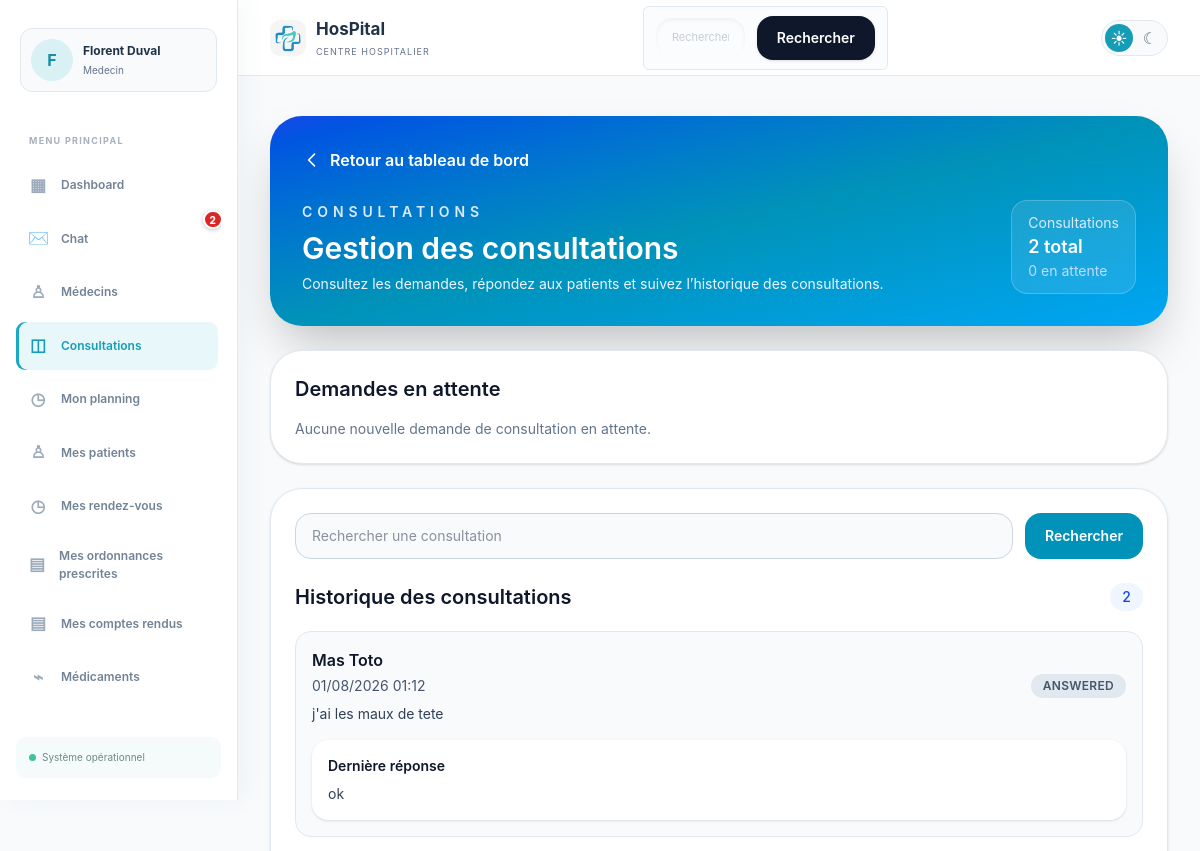
Before: /consultation/medecin/ (signed in, upper part) with the older database file.
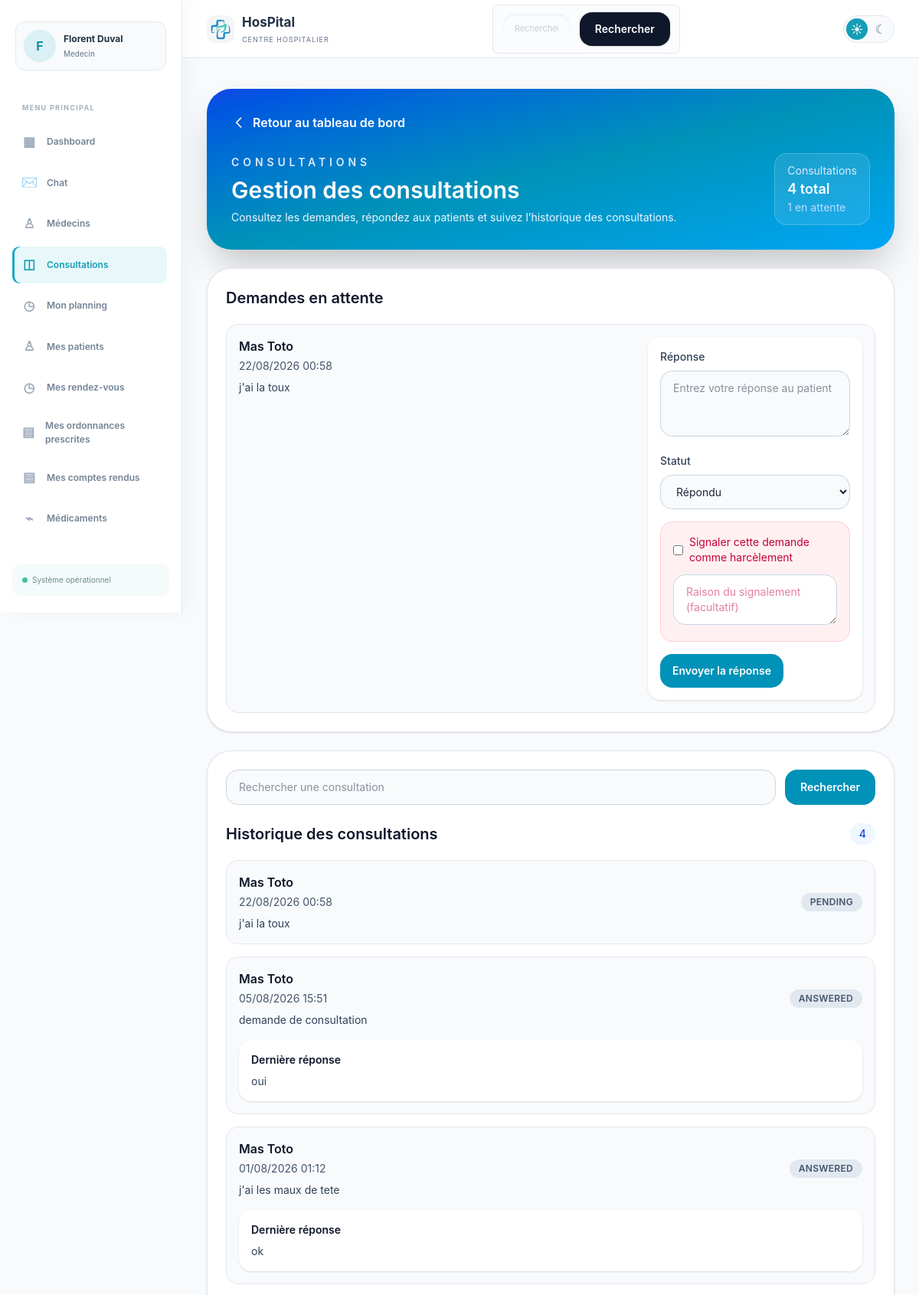
After: the same page with the newer database file.
### hopital/models.py (models this page shows, shortened)
class Consultation(models.Model):
    STATUS_CHOICES = [
        ('pending', 'En attente'),
        ('confirmed', 'Confirmée'),
        ('answered', 'Répondue'),
        ('rejected', 'Rejetée'),
    ]
    patient = models.ForeignKey(CustomUser, on_delete=models.CASCADE, related_name='consultations_patient')
    medecin = models.ForeignKey(CustomUser, on_delete=models.CASCADE, related_name='consultations_medecin')
    date_consultation = models.DateTimeField()
    motif = models.TextField()
    status = models.CharField(max_length=20, choices=STATUS_CHOICES, default='pending')
    reponse_medecin = models.TextField(blank=True, null=True)
    date_creation = models.DateTimeField(auto_now_add=True)

class CustomUser(AbstractUser):
    ROLE_CHOICES = [
        ('user', 'Utilisateur'),
        ('medecin', 'Medecin'),
        ('admin', 'Administrateur'),
        ('secretaire', 'Secretaire'),
    ]
    role = models.CharField(max_length=20, choices=ROLE_CHOICES, default='user')
    nom = models.CharField(max_length=100, blank=True, null=True)
    prenom = models.CharField(max_length=100, blank=True, null=True)
    sexe = models.CharField(max_length=10, blank=True, null=True)
    telephone = models.CharField(max_length=20, blank=True, null=True)
    adresse = models.CharField(max_length=255, blank=True, default='')
    specialite = models.CharField(max_length=100, blank=True, default='')
    langues = models.CharField(max_length=255, blank=True, default='')
    photo_profil = models.ImageField(upload_to='profils/', blank=True, null=True)
    date_naissance = models.DateField(blank=True, null=True)
    medecin_traitant = models.ForeignKey(
        'self',
        on_delete=models.SET_NULL,
        null=True,
        blank=True,
        related_name='patients_suivis'
    )

### hopital/views.py (the view, shortened to what this page needs)
# urls.py: path('consultation/medecin/', medecin_consultation, name='medecin_consultation'),
@login_required
def medecin_consultation(request):
    if request.user.role != 'medecin':
        return redirect('hboard')
    search_query = request.GET.get('q', '').strip()
    def get_pending_consultations_queryset():
        qs = Consultation.objects.filter(medecin=request.user, status='pending').select_related('patient').order_by('-date_creation')
        return qs
    def get_all_consultations_queryset():
        qs = Consultation.objects.filter(medecin=request.user).select_related('patient').order_by('-date_creation')
        return qs
    pending_consultations = get_pending_consultations_queryset()
    all_consultations = get_all_consultations_queryset()
    consultation_count = all_consultations.count()
    pending_count = pending_consultations.count()
    pending_consultations, extra_query_pending_consultations = paginate_queryset(request, pending_consultations, 6, page_param='page_pending_consultations')
    all_consultations, extra_query_all_consultations = paginate_queryset(request, all_consultations, 6, page_param='page_all_consultations')
    message = None
    errors = []
    pending_consultations, extra_query_pending_consultations = paginate_queryset(request, pending_consultations, 6, page_param='page_pending_consultations')
    all_consultations, extra_query_all_consultations = paginate_queryset(request, all_consultations, 6, page_param='page_all_consultations')
    consultation_count = all_consultations.paginator.count
    pending_count = pending_consultations.paginator.count
    return render(request, 'medecin-consultation.html', {
        'pending_consultations': pending_consultations,
        'all_consultations': all_consultations,
        'message': message,
        'errors': errors,
        'consultation_count': consultation_count,
        'pending_count': pending_count,
        'search_query': search_query,
        'extra_query_pending_consultations': extra_query_pending_consultations,
        'page_param_pending_consultations': 'page_pending_consultations',
        'extra_query_all_consultations': extra_query_all_consultations,
        'page_param_all_consultations': 'page_all_consultations',
    })

### hopital/context_processors.py (called while the page is built)
def chat_notifications(request):
    if not request.user.is_authenticated:
        return {'unread_chat_count': 0}
    return {
        'unread_chat_count': ChatMessage.objects.filter(
            receiver=request.user,
            is_read=False,
        ).count(),
    }

### hopital/utils.py (called while the page is built)
def paginate_queryset(request, queryset, per_page=6, page_param='page'):
    paginator = Paginator(queryset, per_page)
    page_number = request.GET.get(page_param, 1)
    try:
        page_obj = paginator.page(page_number)
    except PageNotAnInteger:
        page_obj = paginator.page(1)
    except EmptyPage:
        page_obj = paginator.page(paginator.num_pages)
    extra_query = get_query_string(request, exclude=[page_param])
    return page_obj, extra_query

def get_query_string(request, exclude=None):
    params = request.GET.copy()
    exclude = exclude or []
    for key in exclude:
        params.pop(key, None)
    return params.urlencode()

### hopital/templates/medecin-consultation.html (shortened to what the changed rows need)
{% load static %}
<!DOCTYPE html>
<html lang="fr">
<head>
    <link rel="stylesheet" href="{% static 'css/hboard.css' %}">
    <script src="https://cdn.jsdelivr.net/npm/@tailwindcss/browser@4"></script>
    <link href="./output.css" rel="stylesheet">
</head>
<body class="doctor-consultation-page min-h-screen bg-slate-50 text-slate-800">
    {% include 'header.html' %}
    <main class="mx-auto max-w-7xl px-6 py-10 lg:px-8">
        <section class="rounded-[2rem] bg-gradient-to-br from-blue-700 via-cyan-600 to-sky-500 p-8 text-white shadow-2xl">
            <div class="flex flex-col gap-4 lg:flex-row lg:items-end lg:justify-between">
                <div>
                    <h1 class="mt-2 text-3xl font-semibold">Gestion des consultations</h1>
                </div>
                <div class="rounded-2xl border border-white/20 bg-white/10 px-4 py-3 backdrop-blur">
                    <p class="text-sm text-blue-100">Consultations</p>
                    <p class="text-lg font-semibold">{{ consultation_count }} total</p>
                    <p class="text-sm text-blue-200">{{ pending_count }} en attente</p>
                </div>
            </div>
        </section>
        <section class="mt-6 rounded-[2rem] border border-slate-200 bg-white p-6 shadow-sm">
            <h2 class="text-xl font-semibold text-slate-900">Demandes en attente</h2>
            {% if pending_consultations %}
            <div class="mt-5 space-y-4">
                {% for consultation in pending_consultations %}
                <div class="rounded-2xl border border-slate-200 bg-slate-50 p-4">
                    <div class="grid gap-4 lg:grid-cols-[minmax(0,1fr)_280px]">
                        <div>
                            <p class="font-semibold text-slate-900">{{ consultation.patient.prenom }} {{ consultation.patient.nom }}</p>
                            <p class="mt-1 text-sm text-slate-600">{{ consultation.date_consultation|date:'d/m/Y H:i' }}</p>
                            <p class="mt-2 text-sm text-slate-700">{{ consultation.motif }}</p>
                        </div>
                        <form method="post" class="space-y-4 rounded-2xl bg-white p-4 shadow-sm">
                            <div>
                                <label for="response_{{ consultation.pk }}" class="block text-sm font-medium text-slate-700">Réponse</label>
                                <textarea id="response_{{ consultation.pk }}" name="response" rows="3" class="mt-2 w-full rounded-2xl border border-slate-300 bg-slate-50 px-4 py-3 text-sm outline-none focus:border-cyan-500 focus:bg-white" placeholder="Entrez votre réponse au patient" required></textarea>
                            </div>
                            <div>
                                <label for="status_{{ consultation.pk }}" class="block text-sm font-medium text-slate-700">Statut</label>
                                <select id="status_{{ consultation.pk }}" name="status" class="mt-2 w-full rounded-2xl border border-slate-300 bg-slate-50 px-4 py-3 text-sm outline-none focus:border-cyan-500 focus:bg-white">
                                    <option value="answered">Répondu</option>
                                </select>
                            </div>
                            <div class="consultation-signal-box rounded-2xl border border-rose-200 bg-rose-50 p-4 text-sm text-rose-700">
                                <label class="inline-flex items-center gap-2">
                                    <input type="checkbox" name="signal_as_harassment" class="rounded text-rose-600 focus:ring-rose-500">
                                    <span>Signaler cette demande comme harcèlement</span>
                                </label>
                                <textarea name="signal_reason" rows="2" class="mt-3 w-full rounded-2xl border border-slate-300 bg-white px-4 py-3 text-sm outline-none focus:border-rose-500 focus:bg-white" placeholder="Raison du signalement (facultatif)"></textarea>
                            </div>
                            <button type="submit" class="rounded-2xl bg-cyan-600 px-4 py-3 text-sm font-semibold text-white transition hover:bg-cyan-700">Envoyer la réponse</button>
                        </form>
                    </div>
                </div>
                {% endfor %}
            </div>
            {% else %}
            <p class="mt-4 text-sm text-slate-500">Aucune nouvelle demande de consultation en attente.</p>
            {% endif %}
        </section>
        <section class="mt-6 rounded-[2rem] border border-slate-200 bg-white p-6 shadow-sm">
            <div class="mt-6 flex items-center justify-between gap-3">
                <h2 class="text-xl font-semibold text-slate-900">Historique des consultations</h2>
                <span class="rounded-full bg-blue-50 px-3 py-1 text-sm font-medium text-blue-700">{{ consultation_count }}</span>
            </div>
            {% if all_consultations %}
            <div class="mt-5 space-y-4">
                {% for consultation in all_consultations %}
                <div class="rounded-2xl border border-slate-200 bg-slate-50 p-4">
                    <div class="flex flex-col gap-3 sm:flex-row sm:items-center sm:justify-between">
                        <div>
                            <p class="font-semibold text-slate-900">{{ consultation.patient.prenom }} {{ consultation.patient.nom }}</p>
                            <p class="mt-1 text-sm text-slate-600">{{ consultation.date_consultation|date:'d/m/Y H:i' }}</p>
                            <p class="mt-2 text-sm text-slate-700">{{ consultation.motif }}</p>
                        </div>
                        <span class="rounded-full bg-slate-200 px-3 py-1 text-xs font-semibold uppercase tracking-wide text-slate-600">{{ consultation.status|capfirst }}</span>
                    </div>
                    {% if consultation.reponse_medecin %}
                    <div class="mt-4 rounded-2xl bg-white p-4 text-sm text-slate-700 shadow-sm">
                        <p class="font-semibold text-slate-900">Dernière réponse</p>
                        <p class="mt-2">{{ consultation.reponse_medecin }}</p>
                    </div>
                    {% endif %}
                </div>
                {% endfor %}
            </div>
            {% else %}
            <p class="mt-4 text-sm text-slate-500">Aucune consultation trouvée.</p>
            {% endif %}
        </section>
    </main>
</body>
</html>

### hopital/templates/header.html (shortened to what the changed rows need)
{% load static %}
<aside class="app-sidebar" id="app-sidebar" data-app-sidebar>
    <nav class="app-sidebar-nav" aria-label="Navigation principale">
        <a class="app-nav-link chat-nav-link {% if request.resolver_match.url_name == 'chat_inbox' or request.resolver_match.url_name == 'chat_with_doctor' %}is-active{% endif %}" href="{% url 'chat_inbox' %}"><span class="chat-icon" aria-hidden="true">✉</span><span class="app-nav-link-label">Chat</span>{% if unread_chat_count %}<strong class="chat-unread-badge" aria-label="{{ unread_chat_count }} message(s) non lu(s)">{% if unread_chat_count > 99 %}99+{% else %}{{ unread_chat_count }}{% endif %}</strong>{% endif %}</a>
    </nav>
</aside>

Changed rows visible on the page:
added Consultation: patient.prenom "Mas", patient.nom "Toto", date_consultation "22/08/2026 00:58", motif "j'ai la toux", response "Entrez votre réponse au patient", status "Répondu", status "PENDING"
added Consultation: patient.prenom "Mas", patient.nom "Toto", date_consultation "05/08/2026 15:51", motif "demande de consultation", status "ANSWERED", reponse_medecin "oui", shown under "Historique des consultations"
Other visible differences:
{{ consultation_count }}: "2" → "4"
{{ pending_count }}: "0" → "1"
{{ unread_chat_count }}: "2" → (not shown)
text no longer shown: "Aucune nouvelle demande de consultation en attente."
